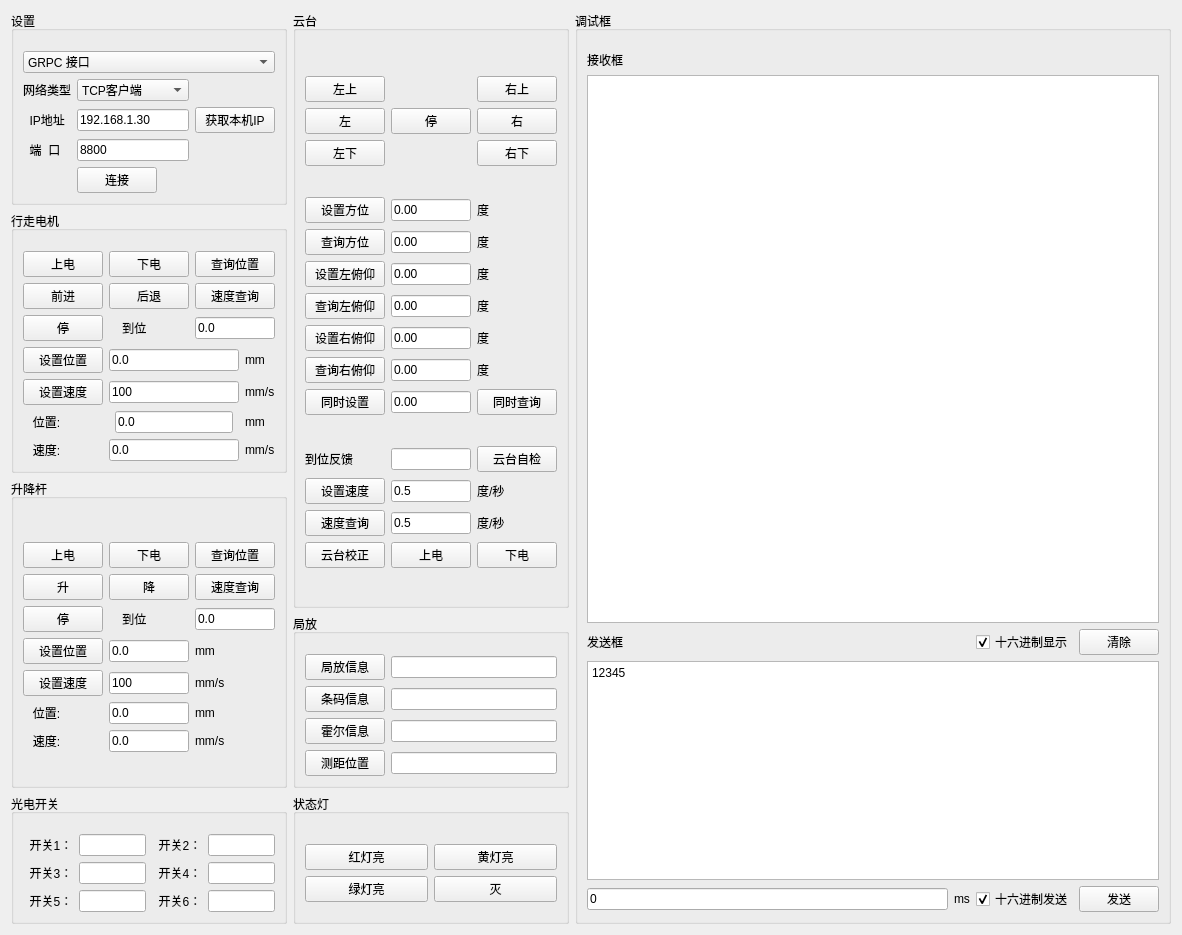
<?xml version="1.0" encoding="UTF-8"?>
<ui version="4.0">
 <class>ORIR_Debug_Page</class>
 <widget class="QWidget" name="ORIR_Debug_Page">
  <property name="geometry">
   <rect>
    <x>0</x>
    <y>0</y>
    <width>1182</width>
    <height>935</height>
   </rect>
  </property>
  <property name="windowTitle">
   <string>Form</string>
  </property>
  <layout class="QGridLayout" name="gridLayout_23">
   <item row="0" column="0">
    <layout class="QGridLayout" name="gridLayout_22" columnstretch="1,1,20">
     <item row="0" column="0">
      <widget class="QGroupBox" name="groupBox">
       <property name="title">
        <string>设置</string>
       </property>
       <layout class="QGridLayout" name="gridLayout_2">
        <property name="topMargin">
         <number>20</number>
        </property>
        <item row="1" column="0">
         <layout class="QGridLayout" name="gridLayout">
          <item row="0" column="1" colspan="2">
           <widget class="QComboBox" name="net_type_cbb">
            <property name="currentIndex">
             <number>1</number>
            </property>
            <item>
             <property name="text">
              <string>TCP服务器</string>
             </property>
            </item>
            <item>
             <property name="text">
              <string>TCP客户端</string>
             </property>
            </item>
            <item>
             <property name="text">
              <string>UDP服务器</string>
             </property>
            </item>
            <item>
             <property name="text">
              <string>UDP客户端</string>
             </property>
            </item>
           </widget>
          </item>
          <item row="2" column="1" colspan="2">
           <widget class="QLineEdit" name="port_le">
            <property name="text">
             <string>8800</string>
            </property>
           </widget>
          </item>
          <item row="1" column="1" colspan="2">
           <widget class="QLineEdit" name="ip_addr_le">
            <property name="text">
             <string>192.168.1.30</string>
            </property>
           </widget>
          </item>
          <item row="2" column="0">
           <widget class="QLabel" name="label_5">
            <property name="text">
             <string>  端  口</string>
            </property>
           </widget>
          </item>
          <item row="3" column="1">
           <widget class="QPushButton" name="net_connect_btn">
            <property name="text">
             <string>连接</string>
            </property>
           </widget>
          </item>
          <item row="1" column="0">
           <widget class="QLabel" name="label_4">
            <property name="text">
             <string>  IP地址</string>
            </property>
           </widget>
          </item>
          <item row="0" column="0">
           <widget class="QLabel" name="label_10">
            <property name="text">
             <string>网络类型</string>
            </property>
           </widget>
          </item>
          <item row="1" column="3">
           <widget class="QPushButton" name="get_local_ip_btn">
            <property name="text">
             <string>获取本机IP</string>
            </property>
           </widget>
          </item>
         </layout>
        </item>
        <item row="0" column="0">
         <widget class="QComboBox" name="com_interface_cbb">
          <item>
           <property name="text">
            <string>GRPC 接口</string>
           </property>
          </item>
          <item>
           <property name="text">
            <string>通信协议接口</string>
           </property>
          </item>
         </widget>
        </item>
       </layout>
      </widget>
     </item>
     <item row="0" column="2" rowspan="6">
      <widget class="QGroupBox" name="groupBox_11">
       <property name="title">
        <string>调试框</string>
       </property>
       <layout class="QGridLayout" name="gridLayout_21" rowstretch="0,5,0,2,0" columnstretch="0,0,0,0">
        <property name="leftMargin">
         <number>9</number>
        </property>
        <property name="topMargin">
         <number>20</number>
        </property>
        <item row="1" column="0" colspan="4">
         <widget class="QTextEdit" name="runinfo_te"/>
        </item>
        <item row="4" column="0">
         <widget class="QLineEdit" name="cycle_send_period_ms_le">
          <property name="text">
           <string>0</string>
          </property>
         </widget>
        </item>
        <item row="2" column="3">
         <widget class="QPushButton" name="clear_runinfo_btn">
          <property name="text">
           <string>清除</string>
          </property>
         </widget>
        </item>
        <item row="4" column="3">
         <widget class="QPushButton" name="send_debug_msg_btn">
          <property name="text">
           <string>发送</string>
          </property>
         </widget>
        </item>
        <item row="0" column="0">
         <widget class="QLabel" name="label_14">
          <property name="text">
           <string>接收框</string>
          </property>
         </widget>
        </item>
        <item row="3" column="0" colspan="4">
         <widget class="QTextEdit" name="send_debug_msg_te">
          <property name="html">
           <string>&lt;!DOCTYPE HTML PUBLIC &quot;-//W3C//DTD HTML 4.0//EN&quot; &quot;http://www.w3.org/TR/REC-html40/strict.dtd&quot;&gt;
&lt;html&gt;&lt;head&gt;&lt;meta name=&quot;qrichtext&quot; content=&quot;1&quot; /&gt;&lt;style type=&quot;text/css&quot;&gt;
p, li { white-space: pre-wrap; }
&lt;/style&gt;&lt;/head&gt;&lt;body style=&quot; font-family:'SimSun'; font-size:9pt; font-weight:400; font-style:normal;&quot;&gt;
&lt;p style=&quot; margin-top:0px; margin-bottom:0px; margin-left:0px; margin-right:0px; -qt-block-indent:0; text-indent:0px;&quot;&gt;&lt;span style=&quot; font-family:'SimSun';&quot;&gt;12345&lt;/span&gt;&lt;/p&gt;&lt;/body&gt;&lt;/html&gt;</string>
          </property>
         </widget>
        </item>
        <item row="2" column="0">
         <widget class="QLabel" name="label_13">
          <property name="text">
           <string>发送框</string>
          </property>
         </widget>
        </item>
        <item row="4" column="1">
         <widget class="QLabel" name="label_15">
          <property name="text">
           <string>ms</string>
          </property>
         </widget>
        </item>
        <item row="4" column="2">
         <widget class="QCheckBox" name="send_hex_data_cb">
          <property name="text">
           <string>十六进制发送</string>
          </property>
          <property name="checked">
           <bool>true</bool>
          </property>
         </widget>
        </item>
        <item row="2" column="2">
         <widget class="QCheckBox" name="is_show_as_hex_cb">
          <property name="text">
           <string>十六进制显示</string>
          </property>
          <property name="checked">
           <bool>true</bool>
          </property>
         </widget>
        </item>
       </layout>
      </widget>
     </item>
     <item row="1" column="0" rowspan="2">
      <widget class="QGroupBox" name="groupBox_3">
       <property name="title">
        <string>行走电机</string>
       </property>
       <layout class="QGridLayout" name="gridLayout_9">
        <property name="topMargin">
         <number>20</number>
        </property>
        <item row="1" column="0">
         <layout class="QGridLayout" name="gridLayout_8">
          <item row="0" column="1" colspan="3">
           <widget class="QLineEdit" name="walkmotor_pos_le">
            <property name="text">
             <string>0.0</string>
            </property>
           </widget>
          </item>
          <item row="2" column="4">
           <widget class="QLabel" name="label_21">
            <property name="text">
             <string>mm</string>
            </property>
           </widget>
          </item>
          <item row="0" column="4">
           <widget class="QLabel" name="label_19">
            <property name="text">
             <string>mm</string>
            </property>
           </widget>
          </item>
          <item row="1" column="1" colspan="3">
           <widget class="QLineEdit" name="walkmotor_velocity_le">
            <property name="text">
             <string>100</string>
            </property>
           </widget>
          </item>
          <item row="0" column="0">
           <widget class="QPushButton" name="walkmotor_set_pos_btn">
            <property name="text">
             <string>设置位置</string>
            </property>
           </widget>
          </item>
          <item row="1" column="0">
           <widget class="QPushButton" name="walkmotor_set_velocity_btn">
            <property name="text">
             <string>设置速度</string>
            </property>
           </widget>
          </item>
          <item row="3" column="0">
           <widget class="QLabel" name="label_17">
            <property name="text">
             <string>   速度:</string>
            </property>
           </widget>
          </item>
          <item row="2" column="0">
           <widget class="QLabel" name="label_16">
            <property name="text">
             <string>   位置:</string>
            </property>
           </widget>
          </item>
          <item row="3" column="1" colspan="3">
           <widget class="QLineEdit" name="walkmotor_realtime_speed_le">
            <property name="text">
             <string>0.0</string>
            </property>
           </widget>
          </item>
          <item row="3" column="4">
           <widget class="QLabel" name="label_22">
            <property name="text">
             <string>mm/s</string>
            </property>
           </widget>
          </item>
          <item row="1" column="4">
           <widget class="QLabel" name="label_20">
            <property name="text">
             <string>mm/s</string>
            </property>
           </widget>
          </item>
          <item row="2" column="2">
           <widget class="QLineEdit" name="walkmotor_realtime_position_le">
            <property name="text">
             <string>0.0</string>
            </property>
           </widget>
          </item>
         </layout>
        </item>
        <item row="0" column="0">
         <layout class="QGridLayout" name="gridLayout_7">
          <item row="2" column="1">
           <widget class="QPushButton" name="walkmotor_backward_btn">
            <property name="text">
             <string>后退</string>
            </property>
           </widget>
          </item>
          <item row="2" column="3">
           <widget class="QPushButton" name="walkmotor_query_velocity_btn">
            <property name="text">
             <string>速度查询</string>
            </property>
           </widget>
          </item>
          <item row="3" column="3">
           <widget class="QLineEdit" name="walkmotor_inplace_le">
            <property name="text">
             <string>0.0</string>
            </property>
           </widget>
          </item>
          <item row="0" column="3">
           <widget class="QPushButton" name="walkmotor_query_pos_btn">
            <property name="text">
             <string>查询位置</string>
            </property>
           </widget>
          </item>
          <item row="0" column="1">
           <widget class="QPushButton" name="walkmotor_poweroff_btn">
            <property name="text">
             <string>下电</string>
            </property>
           </widget>
          </item>
          <item row="2" column="0">
           <widget class="QPushButton" name="walkmotor_forward_btn">
            <property name="text">
             <string>前进</string>
            </property>
           </widget>
          </item>
          <item row="3" column="0">
           <widget class="QPushButton" name="walkmotor_stop_btn">
            <property name="text">
             <string>停</string>
            </property>
           </widget>
          </item>
          <item row="3" column="1">
           <widget class="QLabel" name="label_18">
            <property name="text">
             <string>    到位</string>
            </property>
           </widget>
          </item>
          <item row="0" column="0">
           <widget class="QPushButton" name="walkmotor_poweron_btn">
            <property name="text">
             <string>上电</string>
            </property>
           </widget>
          </item>
         </layout>
        </item>
       </layout>
      </widget>
     </item>
     <item row="5" column="1">
      <widget class="QGroupBox" name="groupBox_5">
       <property name="title">
        <string>状态灯</string>
       </property>
       <layout class="QGridLayout" name="gridLayout_13">
        <property name="topMargin">
         <number>20</number>
        </property>
        <item row="0" column="0">
         <layout class="QGridLayout" name="gridLayout_12">
          <item row="0" column="0">
           <widget class="QPushButton" name="statuslight_red_on_btn">
            <property name="text">
             <string>红灯亮</string>
            </property>
           </widget>
          </item>
          <item row="0" column="1">
           <widget class="QPushButton" name="statuslight_yellow_on_btn">
            <property name="text">
             <string>黄灯亮</string>
            </property>
           </widget>
          </item>
          <item row="1" column="0">
           <widget class="QPushButton" name="statuslight_green_on_btn">
            <property name="text">
             <string>绿灯亮</string>
            </property>
           </widget>
          </item>
          <item row="1" column="1">
           <widget class="QPushButton" name="statuslight_all_off_btn">
            <property name="text">
             <string>灭</string>
            </property>
           </widget>
          </item>
         </layout>
        </item>
       </layout>
      </widget>
     </item>
     <item row="5" column="0">
      <widget class="QGroupBox" name="groupBox_6">
       <property name="title">
        <string>光电开关</string>
       </property>
       <layout class="QGridLayout" name="gridLayout_15">
        <property name="topMargin">
         <number>20</number>
        </property>
        <item row="0" column="0">
         <layout class="QGridLayout" name="gridLayout_14">
          <item row="3" column="1">
           <widget class="QLineEdit" name="photoelectricswitch_5_le"/>
          </item>
          <item row="0" column="3">
           <widget class="QLineEdit" name="photoelectricswitch_2_le"/>
          </item>
          <item row="0" column="1">
           <widget class="QLineEdit" name="photoelectricswitch_1_le"/>
          </item>
          <item row="2" column="0">
           <widget class="QLabel" name="label_7">
            <property name="text">
             <string>  开关3：</string>
            </property>
           </widget>
          </item>
          <item row="3" column="3">
           <widget class="QLineEdit" name="photoelectricswitch_6_le"/>
          </item>
          <item row="2" column="1">
           <widget class="QLineEdit" name="photoelectricswitch_3_le"/>
          </item>
          <item row="2" column="3">
           <widget class="QLineEdit" name="photoelectricswitch_4_le"/>
          </item>
          <item row="0" column="0">
           <widget class="QLabel" name="label_6">
            <property name="text">
             <string>  开关1：</string>
            </property>
           </widget>
          </item>
          <item row="3" column="0">
           <widget class="QLabel" name="label_8">
            <property name="text">
             <string>  开关5：</string>
            </property>
           </widget>
          </item>
          <item row="0" column="2">
           <widget class="QLabel" name="label_9">
            <property name="text">
             <string>  开关2：</string>
            </property>
           </widget>
          </item>
          <item row="2" column="2">
           <widget class="QLabel" name="label_12">
            <property name="text">
             <string>  开关4：</string>
            </property>
           </widget>
          </item>
          <item row="3" column="2">
           <widget class="QLabel" name="label_11">
            <property name="text">
             <string>  开关6：</string>
            </property>
           </widget>
          </item>
         </layout>
        </item>
       </layout>
      </widget>
     </item>
     <item row="3" column="0" rowspan="2">
      <widget class="QGroupBox" name="groupBox_4">
       <property name="title">
        <string>升降杆</string>
       </property>
       <layout class="QGridLayout" name="gridLayout_11">
        <property name="topMargin">
         <number>20</number>
        </property>
        <item row="0" column="0">
         <layout class="QGridLayout" name="gridLayout_10">
          <item row="5" column="2">
           <widget class="QLabel" name="label_27">
            <property name="text">
             <string>mm</string>
            </property>
           </widget>
          </item>
          <item row="6" column="2">
           <widget class="QLabel" name="label_29">
            <property name="text">
             <string>mm/s</string>
            </property>
           </widget>
          </item>
          <item row="3" column="1">
           <widget class="QLineEdit" name="lift_pos_le">
            <property name="text">
             <string>0.0</string>
            </property>
           </widget>
          </item>
          <item row="4" column="1">
           <widget class="QLineEdit" name="lift_velocity_le">
            <property name="text">
             <string>100</string>
            </property>
           </widget>
          </item>
          <item row="2" column="0">
           <widget class="QPushButton" name="lift_stop_btn">
            <property name="text">
             <string>停</string>
            </property>
           </widget>
          </item>
          <item row="1" column="0">
           <widget class="QPushButton" name="lift_up_btn">
            <property name="text">
             <string>升</string>
            </property>
           </widget>
          </item>
          <item row="2" column="2">
           <widget class="QLineEdit" name="lift_inplace_le">
            <property name="text">
             <string>0.0</string>
            </property>
           </widget>
          </item>
          <item row="5" column="1">
           <widget class="QLineEdit" name="lift_realtime_pos_le">
            <property name="text">
             <string>0.0</string>
            </property>
           </widget>
          </item>
          <item row="0" column="1">
           <widget class="QPushButton" name="lift_poweroff_btn">
            <property name="text">
             <string>下电</string>
            </property>
           </widget>
          </item>
          <item row="3" column="2">
           <widget class="QLabel" name="label_24">
            <property name="text">
             <string>mm</string>
            </property>
           </widget>
          </item>
          <item row="4" column="2">
           <widget class="QLabel" name="label_25">
            <property name="text">
             <string>mm/s</string>
            </property>
           </widget>
          </item>
          <item row="1" column="2">
           <widget class="QPushButton" name="lift_query_velocity_btn">
            <property name="text">
             <string>速度查询</string>
            </property>
           </widget>
          </item>
          <item row="2" column="1">
           <widget class="QLabel" name="label_23">
            <property name="text">
             <string>    到位</string>
            </property>
           </widget>
          </item>
          <item row="3" column="0">
           <widget class="QPushButton" name="lift_set_pos_btn">
            <property name="text">
             <string>设置位置</string>
            </property>
           </widget>
          </item>
          <item row="6" column="0">
           <widget class="QLabel" name="label_28">
            <property name="text">
             <string>   速度:</string>
            </property>
           </widget>
          </item>
          <item row="0" column="2">
           <widget class="QPushButton" name="lift_query_pos_btn">
            <property name="text">
             <string>查询位置</string>
            </property>
           </widget>
          </item>
          <item row="6" column="1">
           <widget class="QLineEdit" name="lift_realtime_speed_le">
            <property name="text">
             <string>0.0</string>
            </property>
           </widget>
          </item>
          <item row="4" column="0">
           <widget class="QPushButton" name="lift_set_velocity_btn">
            <property name="text">
             <string>设置速度</string>
            </property>
           </widget>
          </item>
          <item row="0" column="0">
           <widget class="QPushButton" name="lift_poweron_btn">
            <property name="text">
             <string>上电</string>
            </property>
           </widget>
          </item>
          <item row="5" column="0">
           <widget class="QLabel" name="label_26">
            <property name="text">
             <string>   位置:</string>
            </property>
           </widget>
          </item>
          <item row="1" column="1">
           <widget class="QPushButton" name="lift_down_btn">
            <property name="text">
             <string>降</string>
            </property>
           </widget>
          </item>
         </layout>
        </item>
       </layout>
      </widget>
     </item>
     <item row="4" column="1">
      <layout class="QGridLayout" name="gridLayout_20">
       <property name="sizeConstraint">
        <enum>QLayout::SetFixedSize</enum>
       </property>
       <property name="verticalSpacing">
        <number>6</number>
       </property>
       <item row="0" column="0">
        <widget class="QGroupBox" name="groupBox_7">
         <property name="title">
          <string>局放</string>
         </property>
         <layout class="QGridLayout" name="gridLayout_16">
          <property name="topMargin">
           <number>20</number>
          </property>
          <item row="2" column="0">
           <layout class="QHBoxLayout" name="horizontalLayout_4">
            <item>
             <widget class="QPushButton" name="hall_query_position_btn">
              <property name="text">
               <string>霍尔信息</string>
              </property>
             </widget>
            </item>
            <item>
             <widget class="QLineEdit" name="hall_position_le"/>
            </item>
           </layout>
          </item>
          <item row="0" column="0">
           <layout class="QHBoxLayout" name="horizontalLayout_2">
            <item>
             <widget class="QPushButton" name="partialdischarge_detect_btn">
              <property name="text">
               <string>局放信息</string>
              </property>
             </widget>
            </item>
            <item>
             <widget class="QLineEdit" name="partialdischarge_result_le"/>
            </item>
           </layout>
          </item>
          <item row="1" column="0">
           <layout class="QHBoxLayout" name="horizontalLayout_3">
            <item>
             <widget class="QPushButton" name="barcode_query_position_btn">
              <property name="text">
               <string>条码信息</string>
              </property>
             </widget>
            </item>
            <item>
             <widget class="QLineEdit" name="barcode_position_le"/>
            </item>
           </layout>
          </item>
          <item row="3" column="0">
           <layout class="QHBoxLayout" name="horizontalLayout_5">
            <item>
             <widget class="QPushButton" name="ranging_query_position_btn">
              <property name="text">
               <string>测距位置</string>
              </property>
             </widget>
            </item>
            <item>
             <widget class="QLineEdit" name="ranging_cur_position_le"/>
            </item>
           </layout>
          </item>
         </layout>
        </widget>
       </item>
      </layout>
     </item>
     <item row="0" column="1" rowspan="4">
      <widget class="QGroupBox" name="groupBox_2">
       <property name="title">
        <string>云台</string>
       </property>
       <layout class="QGridLayout" name="gridLayout_6">
        <property name="topMargin">
         <number>20</number>
        </property>
        <item row="0" column="0">
         <layout class="QGridLayout" name="gridLayout_3">
          <item row="1" column="2">
           <widget class="QPushButton" name="ptz_stop_btn">
            <property name="text">
             <string>停</string>
            </property>
           </widget>
          </item>
          <item row="0" column="3">
           <widget class="QPushButton" name="ptz_irup_btn">
            <property name="text">
             <string>右上</string>
            </property>
           </widget>
          </item>
          <item row="2" column="3">
           <widget class="QPushButton" name="ptz_irdown_btn">
            <property name="text">
             <string>右下</string>
            </property>
           </widget>
          </item>
          <item row="2" column="1">
           <widget class="QPushButton" name="ptz_vldown_btn">
            <property name="text">
             <string>左下</string>
            </property>
           </widget>
          </item>
          <item row="0" column="1">
           <widget class="QPushButton" name="ptz_vlup_btn">
            <property name="text">
             <string>左上</string>
            </property>
           </widget>
          </item>
          <item row="1" column="3">
           <widget class="QPushButton" name="ptz_right_btn">
            <property name="text">
             <string>右</string>
            </property>
           </widget>
          </item>
          <item row="1" column="1">
           <widget class="QPushButton" name="ptz_left_btn">
            <property name="text">
             <string>左</string>
            </property>
           </widget>
          </item>
         </layout>
        </item>
        <item row="1" column="0">
         <layout class="QGridLayout" name="gridLayout_5">
          <item row="3" column="0">
           <widget class="QPushButton" name="ptz_query_left_tilt_btn">
            <property name="text">
             <string>查询左俯仰</string>
            </property>
           </widget>
          </item>
          <item row="5" column="0">
           <widget class="QPushButton" name="ptz_query_right_tilt_btn">
            <property name="text">
             <string>查询右俯仰</string>
            </property>
           </widget>
          </item>
          <item row="0" column="3">
           <widget class="QLabel" name="label_30">
            <property name="text">
             <string>度</string>
            </property>
           </widget>
          </item>
          <item row="3" column="3">
           <widget class="QLabel" name="label_33">
            <property name="text">
             <string>度</string>
            </property>
           </widget>
          </item>
          <item row="5" column="3">
           <widget class="QLabel" name="label_39">
            <property name="text">
             <string>度</string>
            </property>
           </widget>
          </item>
          <item row="2" column="0">
           <widget class="QPushButton" name="ptz_set_left_tilt_btn">
            <property name="text">
             <string>设置左俯仰</string>
            </property>
           </widget>
          </item>
          <item row="1" column="3">
           <widget class="QLabel" name="label_31">
            <property name="text">
             <string>度</string>
            </property>
           </widget>
          </item>
          <item row="1" column="1" colspan="2">
           <widget class="QLineEdit" name="ptz_cur_pan_le">
            <property name="text">
             <string>0.00</string>
            </property>
           </widget>
          </item>
          <item row="6" column="3">
           <widget class="QPushButton" name="ptz_query_bearing_pitching_btn">
            <property name="text">
             <string>同时查询</string>
            </property>
           </widget>
          </item>
          <item row="1" column="0">
           <widget class="QPushButton" name="ptz_query_bearing_btn">
            <property name="text">
             <string>查询方位</string>
            </property>
           </widget>
          </item>
          <item row="0" column="0">
           <widget class="QPushButton" name="ptz_set_bearing_btn">
            <property name="text">
             <string>设置方位</string>
            </property>
           </widget>
          </item>
          <item row="4" column="3">
           <widget class="QLabel" name="label_38">
            <property name="text">
             <string>度</string>
            </property>
           </widget>
          </item>
          <item row="4" column="0">
           <widget class="QPushButton" name="ptz_set_right_tilt_btn">
            <property name="text">
             <string>设置右俯仰</string>
            </property>
           </widget>
          </item>
          <item row="0" column="1" colspan="2">
           <widget class="QLineEdit" name="ptz_bearing_le">
            <property name="text">
             <string>0.00</string>
            </property>
           </widget>
          </item>
          <item row="2" column="3">
           <widget class="QLabel" name="label_32">
            <property name="text">
             <string>度</string>
            </property>
           </widget>
          </item>
          <item row="6" column="0">
           <widget class="QPushButton" name="ptz_set_bearing_pitching_btn">
            <property name="text">
             <string>同时设置</string>
            </property>
           </widget>
          </item>
          <item row="2" column="1" colspan="2">
           <widget class="QLineEdit" name="ptz_set_left_tilt_le">
            <property name="text">
             <string>0.00</string>
            </property>
           </widget>
          </item>
          <item row="3" column="1" colspan="2">
           <widget class="QLineEdit" name="ptz_cur_left_tilt_le">
            <property name="text">
             <string>0.00</string>
            </property>
           </widget>
          </item>
          <item row="4" column="1" colspan="2">
           <widget class="QLineEdit" name="ptz_set_right_tilt_le">
            <property name="text">
             <string>0.00</string>
            </property>
           </widget>
          </item>
          <item row="5" column="1" colspan="2">
           <widget class="QLineEdit" name="ptz_cur_right_tilt_le_">
            <property name="text">
             <string>0.00</string>
            </property>
           </widget>
          </item>
          <item row="6" column="1" colspan="2">
           <widget class="QLineEdit" name="ptz_pitching_le_9">
            <property name="text">
             <string>0.00</string>
            </property>
           </widget>
          </item>
         </layout>
        </item>
        <item row="2" column="0">
         <layout class="QGridLayout" name="gridLayout_4">
          <item row="2" column="2">
           <widget class="QLabel" name="label_40">
            <property name="text">
             <string>度/秒</string>
            </property>
           </widget>
          </item>
          <item row="0" column="2">
           <widget class="QPushButton" name="ptz_self_check_btn">
            <property name="text">
             <string>云台自检</string>
            </property>
           </widget>
          </item>
          <item row="2" column="1">
           <widget class="QLineEdit" name="ptz_cur_velocity_le">
            <property name="text">
             <string>0.5</string>
            </property>
           </widget>
          </item>
          <item row="3" column="2">
           <widget class="QPushButton" name="ptz_poweroff_btn">
            <property name="text">
             <string>下电</string>
            </property>
           </widget>
          </item>
          <item row="2" column="0">
           <widget class="QPushButton" name="ptz_query_velocity_btn">
            <property name="text">
             <string>速度查询</string>
            </property>
           </widget>
          </item>
          <item row="1" column="2">
           <widget class="QLabel" name="label_41">
            <property name="text">
             <string>度/秒</string>
            </property>
           </widget>
          </item>
          <item row="1" column="1">
           <widget class="QLineEdit" name="ptz_set_velocity_le">
            <property name="text">
             <string>0.5</string>
            </property>
           </widget>
          </item>
          <item row="3" column="1">
           <widget class="QPushButton" name="ptz_poweron_btn">
            <property name="text">
             <string>上电</string>
            </property>
           </widget>
          </item>
          <item row="1" column="0">
           <widget class="QPushButton" name="ptz_set_velocity_btn">
            <property name="text">
             <string>设置速度</string>
            </property>
           </widget>
          </item>
          <item row="3" column="0">
           <widget class="QPushButton" name="ptz_set_zero_position_btn">
            <property name="text">
             <string>云台校正</string>
            </property>
           </widget>
          </item>
          <item row="0" column="1">
           <widget class="QLineEdit" name="ptz_inplace_le"/>
          </item>
          <item row="0" column="0">
           <widget class="QLabel" name="label_2">
            <property name="text">
             <string>到位反馈</string>
            </property>
           </widget>
          </item>
         </layout>
        </item>
       </layout>
      </widget>
     </item>
    </layout>
   </item>
  </layout>
  <zorder></zorder>
 </widget>
 <resources/>
 <connections/>
</ui>
